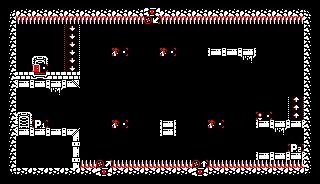

This game map was drawn from its Tiled (.tmx) file and the tilesets committed beside it. A one-line description and the full map source follow:
An orthogonal 20x23 tile map with 16x8 px tiles, 1 tile layer (Capa de Patrones 1).

<map version="1.2" tiledversion="1.2.5" orientation="orthogonal" renderorder="right-down" width="20" height="23" tilewidth="16" tileheight="8" infinite="0" nextlayerid="2" nextobjectid="1">
 <tileset firstgid="1" source="AllPatterns.tsx" />
 <layer id="1" name="Capa de Patrones 1" width="20" height="23">
  <data encoding="csv">
1,1,1,1,1,1,1,1,1,1,1,1,1,1,1,1,1,1,1,1,
15,31,31,31,31,31,31,31,31,33,31,31,31,31,31,31,31,31,31,14,
7,40,40,40,40,40,40,40,40,84,40,40,40,40,40,40,40,40,40,6,
7,1,1,1,47,1,1,1,1,1,1,1,1,1,1,1,1,1,1,6,
7,1,1,1,47,1,1,1,1,1,1,1,1,1,1,1,1,1,1,6,
7,1,1,1,47,1,1,1,1,1,1,1,1,1,1,1,1,1,1,6,
7,1,1,1,47,1,1,95,1,1,95,1,1,18,18,18,1,1,1,6,
7,1,5,1,47,1,1,1,1,1,1,1,1,1,1,3,1,1,1,6,
7,1,94,1,47,1,1,1,1,1,1,1,1,1,1,1,1,1,1,6,
7,16,32,16,16,1,1,1,1,1,1,1,1,1,1,1,1,1,1,6,
7,18,18,18,28,1,1,1,1,1,1,1,1,1,1,1,1,1,1,6,
7,1,1,3,1,1,1,1,1,1,1,1,1,1,1,1,1,1,1,6,
7,1,1,1,1,1,1,1,1,1,1,1,1,1,1,1,1,1,48,6,
7,1,1,1,1,1,1,1,1,1,1,1,1,1,1,1,1,1,48,6,
7,5,1,1,1,1,1,1,1,1,1,1,1,1,1,1,93,1,48,6,
7,4,101,1,1,1,1,95,1,1,18,1,1,95,1,1,18,18,18,6,
7,18,18,18,19,1,1,1,1,1,18,1,1,1,1,1,1,3,1,6,
7,1,1,1,22,1,1,1,1,1,1,1,1,1,1,1,1,1,1,6,
7,1,1,1,25,1,1,1,1,1,1,1,1,1,1,1,1,1,102,6,
7,1,1,1,22,1,1,1,1,1,1,1,1,1,1,1,18,18,18,6,
7,1,1,1,25,39,88,39,39,39,39,39,87,39,39,39,39,39,39,6,
13,30,30,30,30,30,33,30,30,30,30,30,33,30,30,30,30,30,30,12,
1,1,1,1,1,1,1,1,1,1,1,1,1,1,1,1,1,1,1,1
</data>
 </layer>
</map>